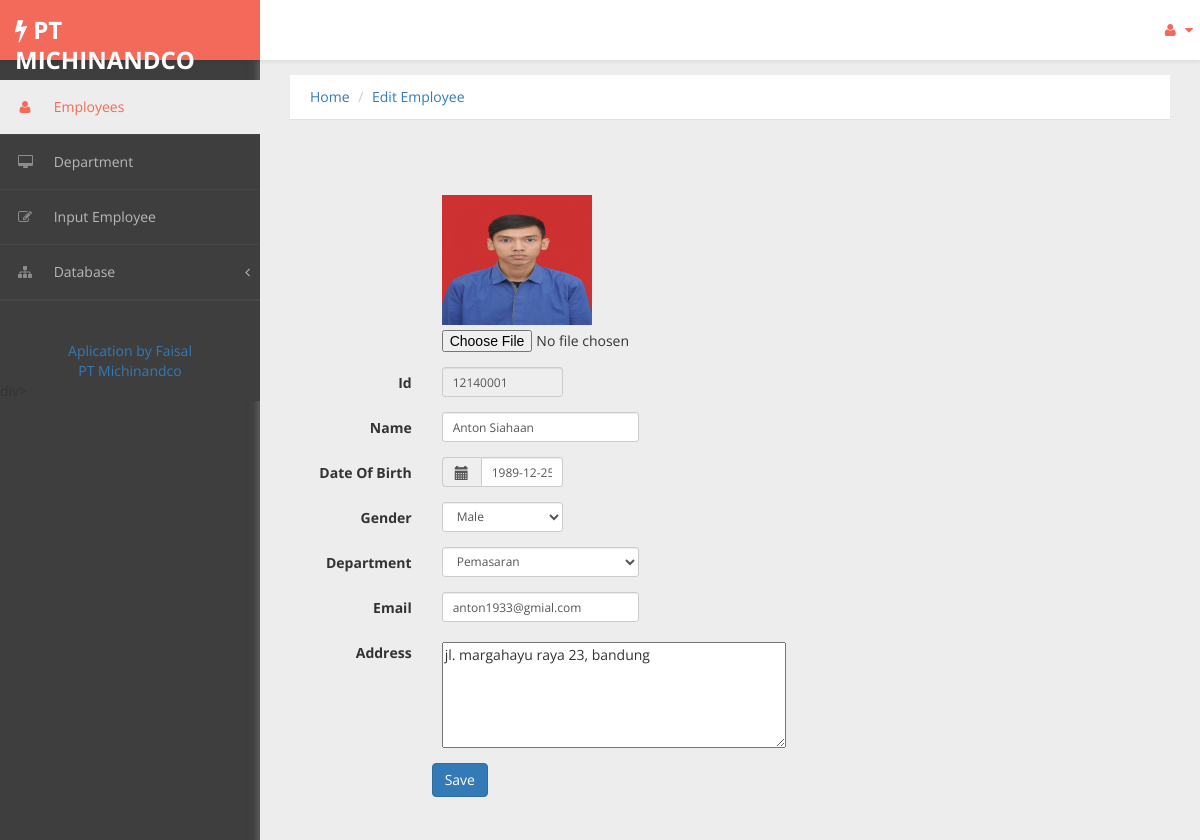
The page /menu/employee_edit.php?id=12140001 on the database its author committed.
### tables this page shows
CREATE TABLE IF NOT EXISTS `pegawai` (
  `id` int(20) NOT NULL,
  `name` varchar(50) NOT NULL,
  `dateofbirth` date NOT NULL,
  `gender` varchar(10) NOT NULL,
  `departemen` varchar(50) NOT NULL,
  `email` varchar(40) NOT NULL,
  `addres` varchar(100) NOT NULL,
  `photo` varchar(50) DEFAULT NULL,
  PRIMARY KEY (`id`)
);

### menu/employee_edit.php (the view, shortened to what this page needs)
<?php require_once('../Connections/koneksi.php'); ?>
<?php
if (!function_exists("GetSQLValueString")) {
function GetSQLValueString($theValue, $theType, $theDefinedValue = "", $theNotDefinedValue = "")
{
  $theValue = function_exists("mysql_real_escape_string") ? mysql_real_escape_string($theValue) : mysql_escape_string($theValue);
  switch ($theType) {
    case "long":
    case "int":
      $theValue = ($theValue != "") ? intval($theValue) : "NULL";
      break;
  }
  return $theValue;
}
}
$editFormAction = $_SERVER['PHP_SELF'];
if (isset($_SERVER['QUERY_STRING'])) {
  $editFormAction .= "?" . htmlentities($_SERVER['QUERY_STRING']);
}
$colname_pegawai = "-1";
if (isset($_GET['id'])) {
  $colname_pegawai = $_GET['id'];
}
$query_pegawai = sprintf("SELECT * FROM pegawai WHERE id = %s", GetSQLValueString($colname_pegawai, "int"));
$pegawai = mysql_query($query_pegawai, $koneksi) or die(mysql_error());
$row_pegawai = mysql_fetch_assoc($pegawai);
?>
<!DOCTYPE html PUBLIC "-//W3C//DTD XHTML 1.0 Transitional//EN" "http://www.w3.org/TR/xhtml1/DTD/xhtml1-transitional.dtd">
<html xmlns="http://www.w3.org/1999/xhtml">
<head>
    <link href="../Bootstrap/css/bootstrap.css" rel="stylesheet" />
    <link href="../Bootstrap/css/font-awesome.css" rel="stylesheet" />
    <link href="../Bootstrap/js/morris/morris-0.4.3.min.css" rel="stylesheet" />
    <link href="../Bootstrap/css/custom-styles.css" rel="stylesheet" />
    <link rel="stylesheet" href="assets/js/Lightweight-Chart/cssCharts.css"></head>
<body>
<div id="wrapper">
        <nav class="navbar navbar-default top-navbar" role="navigation">
            <div class="navbar-header">
                <a class="navbar-brand"><strong><i class="icon fa fa-bolt"></i> PT MICHINANDCO</strong></a>
            </div>
            <ul class="nav navbar-top-links navbar-right">
                <li class="dropdown">
                <li class="dropdown">
                    <a class="dropdown-toggle" data-toggle="dropdown" href="#" aria-expanded="false">
                        <i class="fa fa-user fa-fw"></i> <i class="fa fa-caret-down"></i>
                    </a>
                </li>
            </ul>
        </nav>
        <nav class="navbar-default navbar-side" role="navigation">
            <div class="sidebar-collapse">
                <ul class="nav" id="main-menu">
                    <li>
                        <a class="active-menu" href="../dashboard.php"><i class="fa fa-user"></i> Employees</a>
                    </li>
                    <li>
                        <a href="department.php"><i class="fa fa-desktop"></i> Department</a>
                    </li>
                    <li>
                        <a href="add_employee.php"><i class="fa fa-edit"></i> Input Employee</a>
                    </li>
					 <li>
                        <a href="#"><i class="fa fa-sitemap"></i> Database<span class="fa arrow"></span></a>
				  </li>
<li role="presentation" class="divider"></li>
		</ul>
		<center><div><a>Aplication by Faisal</a><br/><a >PT Michinandco</a></div></center>
</div>
        </nav>
        <div id="page-wrapper" >
        <div class="header">
						<ol class="breadcrumb">
					  <li ><a href="../dashboard.php">Home</a></li>
					  <li><a>Edit Employee</a></li>
					</ol>
		</div>
                 <div id="page-inner">
            <hr />
            <form action="<?php echo $editFormAction; ?>" class="form-horizontal" method="post" name="form1" id="form1" enctype="multipart/form-data">
            <div class="form-group form-group-sm">
              <label class="col-sm-2 control-label" ></label>
              <div class="col-sm-10">
                <label for="photo"><img src="../image/<?php echo htmlentities($row_pegawai['photo'], ENT_COMPAT, ''); ?>" style="width:150px; height:130px; " ></label>
              <input type="file" name="photo" id="photo" value="<?php echo htmlentities($row_pegawai['photo'], ENT_COMPAT, 'utf-8'); ?>"></div></div>
            <div class="form-group form-group-sm">
              <label class="col-sm-2 control-label" >Id</label>
              <div class="col-sm-2">
<input name="id" type="text" required="required" class="form-control" id="id" placeholder="id" value="<?php echo $row_pegawai['id']; ?>" readonly="readonly"></div></div>
            <div class="form-group form-group-sm">
              <label class="col-sm-2 control-label" >Name</label>
              <div class="col-sm-3">
              <input type="text" name="name" class="form-control" id="name" placeholder="name" value="<?php echo $row_pegawai['name']; ?>" required="required"></div></div>
            <div class="form-group form-group-sm">
              <label for="kode" class="col-sm-2 control-label">Date Of Birth</label>
              <div class="col-sm-2">
                <div class='input-group date' id='datepicker'>
                  <span class="input-group-addon">
                    <span class="glyphicon glyphicon-calendar"></span>
                  </span>
                  <input name="dateofbirth" type="text" class="form-control" id="dateofbirth" placeholder="yyyy-mm-dd" value="<?php echo $row_pegawai['dateofbirth']; ?>">
                </div>
              </div></div>
            <div class="form-group form-group-sm">
              <label for="kode" class="col-sm-2 control-label">Gender</label>
              <div class="col-sm-2">
                <select type="text" name="gender" class="form-control">
                  <option value="Male">Male</option>
                </select>
              </div>
              </div>
            <div class="form-group form-group-sm">
              <label for="kode" class="col-sm-2 control-label">Department</label>
              <div class="col-sm-3">
                <select type="text" name="departemen" class="form-control">
                  <?php
	@$sql 	= "SELECT * FROM departemen ORDER BY kode";
	@$query	= mysql_query($sql) or die ("Query salah : ".mysql_error());
	while($data = mysql_fetch_array(@$query)) {
		if($data['kode']==@$kategori) { @$cek=" selected"; } else { @$cek=""; }
	  	echo "<option value='$data[departemen]' $cek>$data[departemen]</option>";
	} ?>
                </select>
              </div>
              </div>
            <div class="form-group form-group-sm">
              <label class="col-sm-2 control-label" >Email</label>
              <div class="col-sm-3">
               <input type="text" name="email" class="form-control" id="email" placeholder="email" value="<?php echo $row_pegawai['email']; ?>" required="required"></div></div>
            <div class="form-group form-group-sm">
              <label for="addres" class="col-sm-2 control-label">Address</label>
              <div class="col-sm-4">
                <td><label for="textarea"></label>
                  <textarea name="addres" id="addres" cols="45" rows="5"><?php echo $row_pegawai['addres']; ?></textarea></td>
              </div>
              </div>
            <div class="form-group form-group-sm">
            <div class="form-group form-group-sm">
            <label class="col-sm-2 control-label" ></label>
            <div class="col-sm-10">
            <td><input onclick="return confirm('Are you sure of the data entered?')" name="submit" type="submit" class="btn btn-primary" value="Save" /></td>
          </div>
</div>
</div>
        </div>
</body>
</html>

### rows shown on the page
pegawai: photo (picture), id "12140001", name "Anton Siahaan", dateofbirth "1989-12-25", email "anton1933@gmial.com", addres "jl. margahayu raya 23, bandung"

### other values the page prints
form field departemen "Pemasaran"
